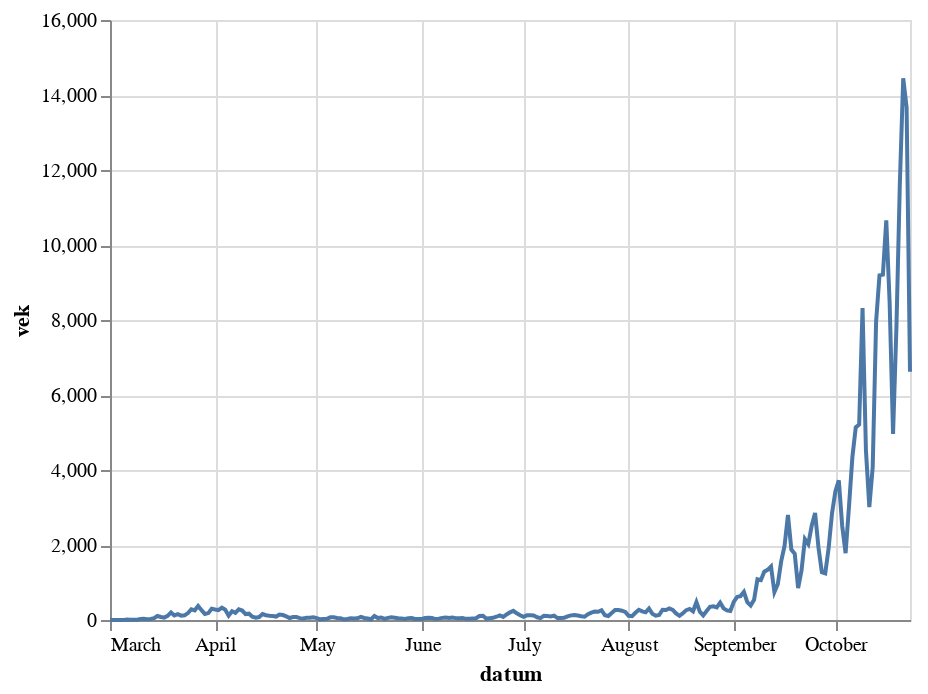

Notebook cell for this chart:
### Code cell
alt.Chart(total_count_date).mark_line().encode(
    x='datum',
    y='vek',
)

### Figure 1 — Vega-Lite specification as saved in the notebook (floating-point values rounded to 4 significant figures; data arrays with more than 128 entries replaced by an {"elided": "..."} marker saying what was removed)
{"config": {"view": {"continuousWidth": 400, "continuousHeight": 300}}, "data": {"name": "data-f9c3777a9f8b3e507eb647acb0d8a200"}, "mark": "line", "encoding": {"x": {"type": "temporal", "field": "datum"}, "y": {"type": "quantitative", "field": "vek"}}, "$schema": "https://vega.github.io/schema/vega-lite/v4.8.1.json", "datasets": {"data-f9c3777a9f8b3e507eb647acb0d8a200": {"elided": "236 records"}}}
